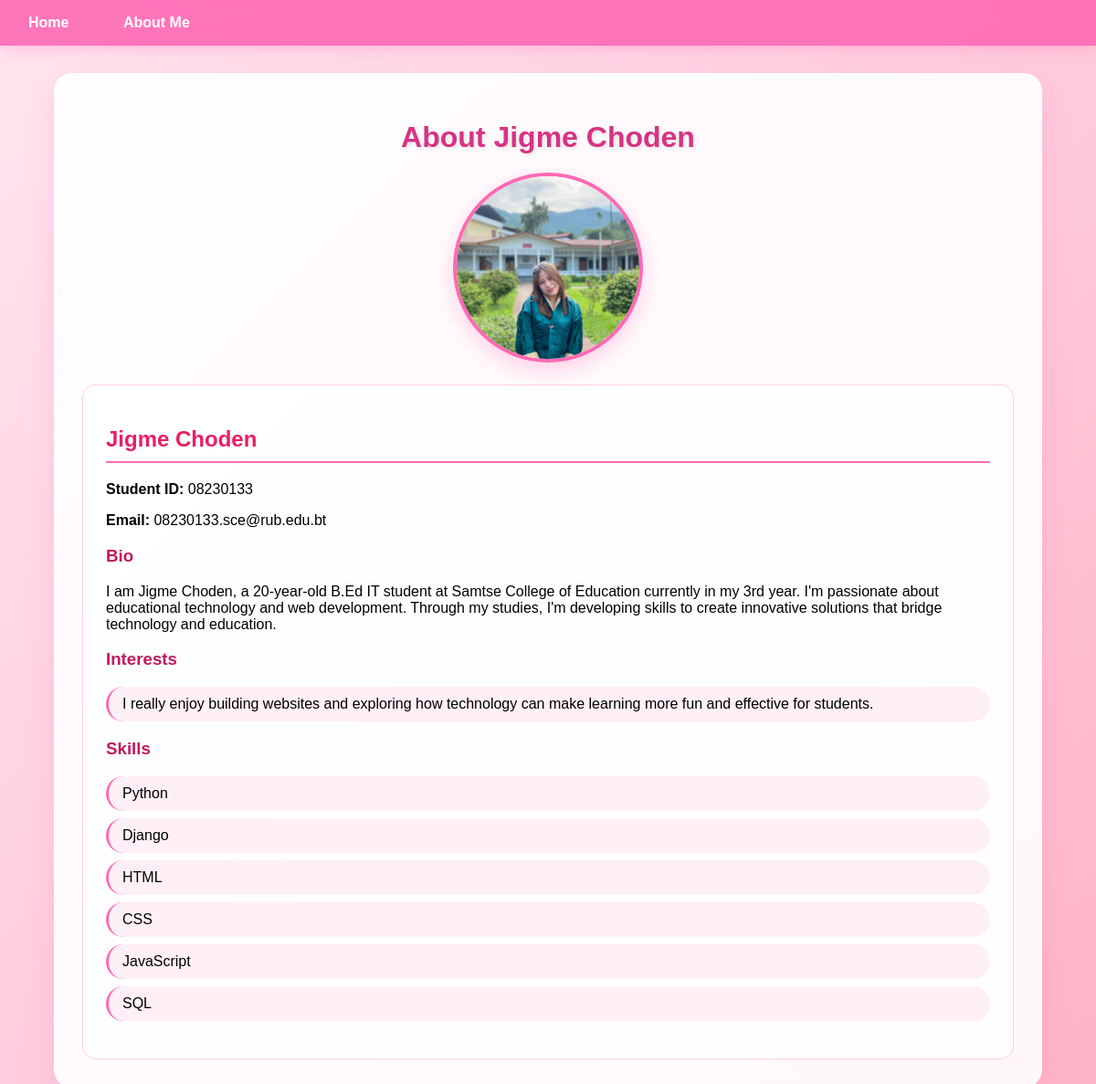
The page /about/ on the database its author committed.
### jcJourney/models.py (models this page shows, shortened)
class AboutMe(models.Model):
    full_name = models.CharField(max_length=100, default="Jigme Choden")
    student_id = models.CharField(max_length=20, default="02230283")
    email = models.EmailField(default="jigme@example.com")
    bio = models.TextField(default="Computer Science student passionate about web development and Django framework.")
    profile_picture = models.ImageField(upload_to='profile_pics/', blank=True, null=True)
    interests = models.TextField(default="Web Development, Programming, Technology, Reading")
    skills = models.TextField(default="Python, Django, HTML, CSS, JavaScript, SQL")
    created_at = models.DateTimeField(auto_now_add=True)
    class Meta:
        verbose_name_plural = "About Me Information"

### jcJourney/views.py (the view)
# urls.py: path('about/', AboutMeView.as_view(), name='about_me'),
class AboutMeView(TemplateView):
    template_name = 'aboutMe.html'
    def get_context_data(self, **kwargs):
        context = super().get_context_data(**kwargs)
        about_me = AboutMe.objects.first()
        context['about_me'] = about_me
        if about_me:
            context['interests_list'] = [interest.strip() for interest in about_me.interests.split(',')]
            context['skills_list'] = [skill.strip() for skill in about_me.skills.split(',')]
        return context

### jcJourney/templates/aboutMe.html (shortened to what this page needs)
<!DOCTYPE html>
<html>
<head>
</head>
<body>
    <div class="navbar">
        <a href="{% url 'jcJourney:index' %}">Home</a>
        <a href="{% url 'jcJourney:about_me' %}">About Me</a>
    </div>
    <div class="container">
        <h1>About Jigme Choden</h1>
        {% if about_me %}
            {% if about_me.profile_picture %}
            <div class="profile-pic">
                <img src="{{ about_me.profile_picture.url }}"
                     alt="Profile Picture of {{ about_me.full_name }}">
            </div>
            {% endif %}
            <div class="profile">
                <h2>{{ about_me.full_name }}</h2>
                <p><strong>Student ID:</strong> {{ about_me.student_id }}</p>
                <p><strong>Email:</strong> {{ about_me.email }}</p>
                <h3>Bio</h3>
                <p>{{ about_me.bio }}</p>
                <h3>Interests</h3>
                <ul>
                    {% for interest in interests_list %}
                    <li>{{ interest }}</li>
                    {% endfor %}
                </ul>
                <h3>Skills</h3>
                <ul>
                    {% for skill in skills_list %}
                    <li>{{ skill }}</li>
                    {% endfor %}
                </ul>
            </div>
        {% else %}
            <p>Profile information coming soon!</p>
        {% endif %}
</body>
</html>

### jcJourney/templates/aboutMe.html (style rules this page uses)
body { font-family: 'Arial', sans-serif; margin: 0; padding: 0; background: linear-gradient(135deg, #ffe6f0 0%, #ffccdd 50%, #ffb3c6 100%); min-height: 100vh; position: relative; overflow-x: hidden; }
.navbar { background: rgba(255, 105, 180, 0.9); color: white; padding: 1rem; backdrop-filter: blur(10px); box-shadow: 0 4px 15px rgba(255, 105, 180, 0.3); }
.navbar a { color: white; text-decoration: none; margin-right: 25px; font-weight: bold; transition: all 0.3s ease; padding: 8px 15px; border-radius: 20px; }
.container { width: 85%; margin: 30px auto; background: rgba(255, 255, 255, 0.9); padding: 30px; border-radius: 20px; box-shadow: 0 10px 30px rgba(255, 105, 180, 0.2); backdrop-filter: blur(10px); border: 1px solid rgba(255, 255, 255, 0.5); position: relative; z-index: 1; }
.profile { background: rgba(255, 255, 255, 0.8); padding: 25px; border-radius: 15px; border: 1px solid rgba(255, 105, 180, 0.3); }
.profile-pic { text-align: center; margin: 20px 0; }
.profile-pic img { width: 200px; height: 200px; border-radius: 50%; object-fit: cover; border: 4px solid #ff69b4; box-shadow: 0 8px 25px rgba(255, 105, 180, 0.3); }
h1 { color: #d63384; text-align: center; margin-bottom: 20px; text-shadow: 2px 2px 4px rgba(0, 0, 0, 0.1); }
h2 { color: #e91e63; border-bottom: 2px solid #ff69b4; padding-bottom: 10px; }
h3 { color: #c2185b; }
ul { list-style-type: none; padding-left: 0; }
li { background: rgba(255, 105, 180, 0.1); margin: 8px 0; padding: 10px 15px; border-radius: 20px; border-left: 3px solid #ff69b4; }

### rows shown on the page
AboutMe: profile_picture (picture), full_name "Jigme Choden", student_id "08230133", email "08230133.sce@rub.edu.bt", bio "I am Jigme Choden, a 20-year-old B.Ed IT student at Samtse College of Education currently in my 3rd year. I'm passionate about educational technology and web development. Through my studies, I'm developing skills to create innovative solutions that bridge technology and education.", interests_list "I really enjoy building websites and exploring how technology can make learning more fun and effective for students."

### other values the page prints
{{ skill }} "Python" "Django" "HTML" "CSS" "JavaScript" "SQL"
